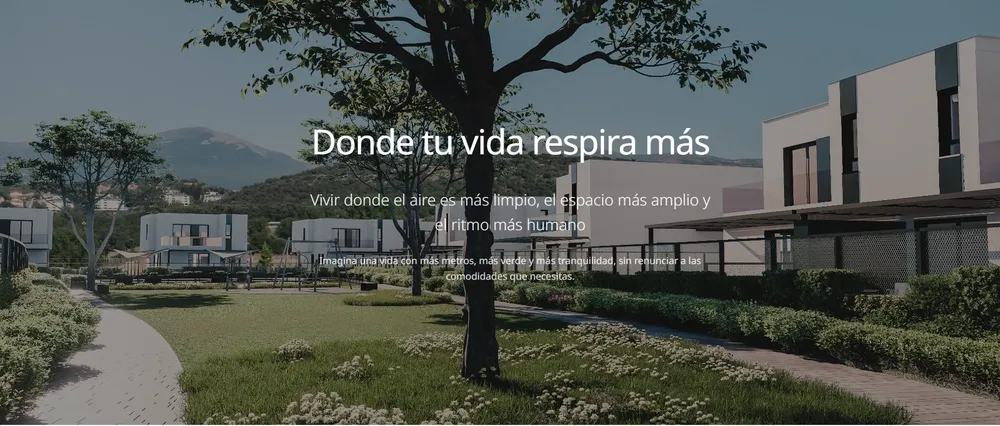
#> input picture proyectos-referencia/nevola-renders/captura-jardin-comun.webp, 1000 x 426 px, shrunk from 1857 x 792 before the run, found by its file name; its folder holds only this picture in this run
$ python limpia_renders.py
#> lines starting #> are read from the running program, lines starting #| are printed output that depends on the picture; after the words box and inside, x2 and y2 are one past the last pixel; in counts of white or black regions, pixels touching at a corner belong together
# Quita el velo oscuro y el texto de las capturas de nevolahomes.com.
# Relleno direccional: para cada píxel tapado por letra interpola en horizontal, vertical
# y en las dos diagonales entre los píxeles limpios más cercanos y elige la dirección
# cuyos extremos se parecen más (respeta aristas rectas de fachada y carpinterías).
import cv2, numpy as np, sys
def run(src, dst):
#> called with dst = 'web/site/render/img/jardin-comun.jpg'
    im = cv2.imread(src).astype(np.float32)
    mask = cv2.dilate((im.max(2) > 150).astype(np.uint8), np.ones((3,3),np.uint8), iterations=2).astype(bool)
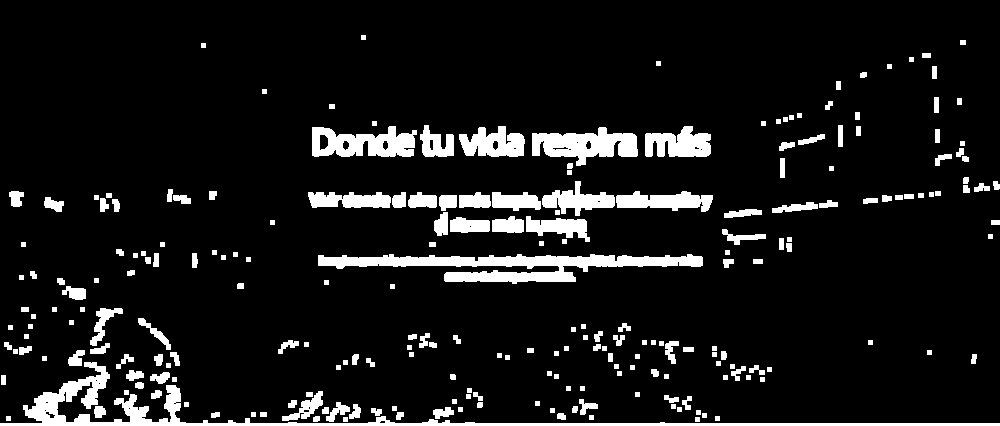
#> mask: shape (426, 1000) bool; 9.3% white; 234 white regions, largest, box (x1, y1, x2, y2) and area: (0, 362, 1000, 426) 6271, (318, 254, 703, 284) 5192, (532, 127, 638, 166) 2395
    lit = np.clip(im / 0.6, 0, 255)
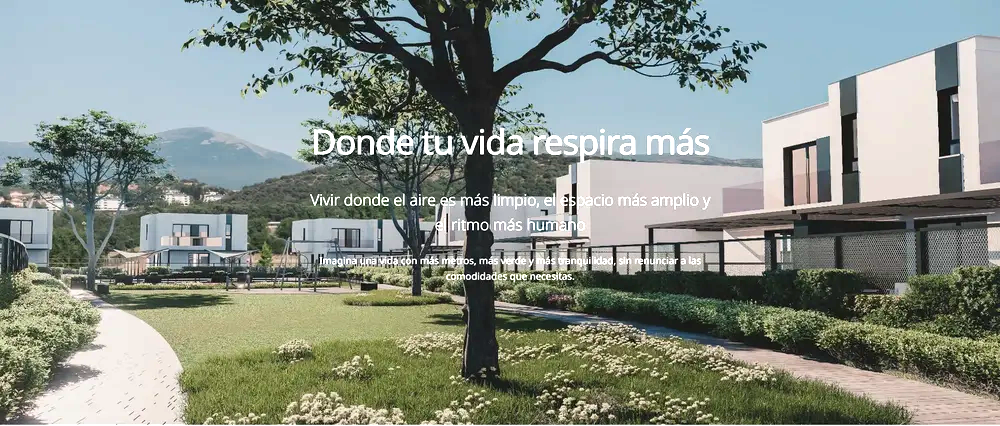
#> lit: shape (426, 1000, 3) float32; mean B, G, R 134, 142.9, 134.6
    H, W = mask.shape
#> H = 426; W = 1000
    ys, xs = np.nonzero(mask)
    best = np.full(len(ys), 1e9); val = np.zeros((len(ys),3))
    for dy, dx in [(0,1),(1,0),(1,1),(1,-1)]:
        # distancia hasta el primer píxel limpio en +d y en -d
        def walk(sy, sx):
#> called with sy = 0, sx = 1
            cy, cx = ys.copy(), xs.copy(); n = np.zeros(len(ys), int)
            alive = np.ones(len(ys), bool)
            for step in range(60):
                ny, nx = cy + sy*alive, cx + sx*alive
                ok = (ny>=0)&(ny<H)&(nx>=0)&(nx<W)
                ny = np.clip(ny,0,H-1); nx = np.clip(nx,0,W-1)
                cy, cx = np.where(alive, ny, cy), np.where(alive, nx, cx)
                n += alive
                alive = alive & ok & mask[cy, cx]
                if not alive.any(): break
            good = ~mask[cy, cx]
            return cy, cx, n, good
        ay, ax, na, ga = walk(dy, dx); by, bx, nb, gb = walk(-dy, -dx)
        A, B = lit[ay, ax], lit[by, bx]
        t = (nb / (na + nb))[:, None]
        v = B*(1-t) + A*t
        cost = np.abs(A-B).sum(1) + 0.4*(na+nb)
        cost[~(ga & gb)] = 1e8
        upd = cost < best
        best[upd] = cost[upd]; val[upd] = v[upd]
    out = lit.copy(); out[ys, xs] = val
#> after `out[ys, xs] = val`:
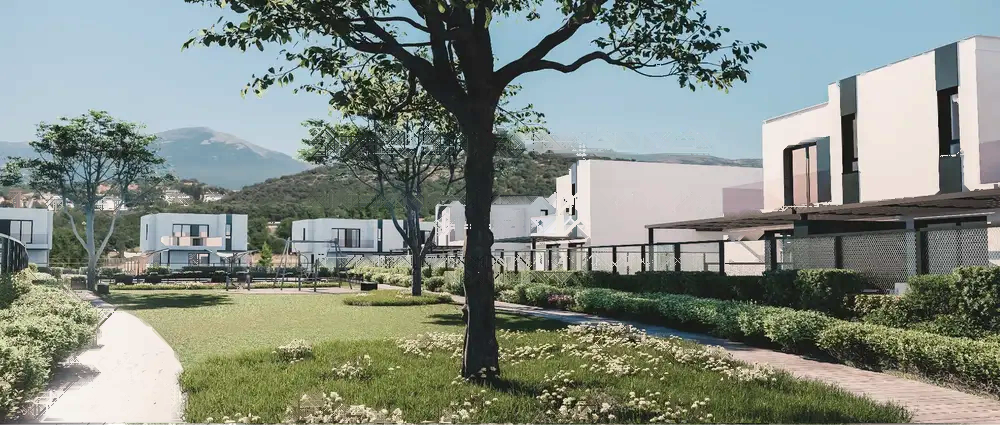
#> out: shape (426, 1000, 3) float32; 8.87% of pixels changed, all inside (x1, y1, x2, y2) = (0, 35, 1000, 425)
    out = out.astype(np.uint8)
    # suaviza solo lo reparado
    m = cv2.GaussianBlur(mask.astype(np.float32), (5,5), 0)[...,None]
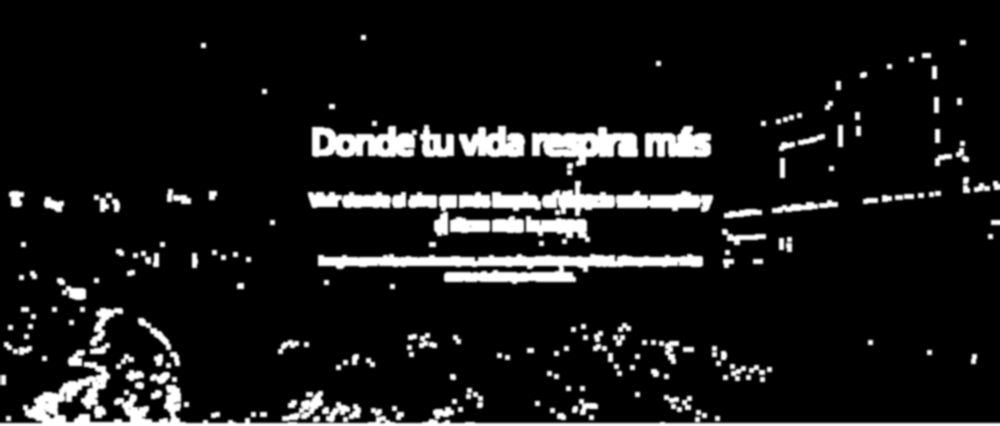
#> m: shape (426, 1000, 1) float32; min 0, max 1, mean 0.0926
    sm = cv2.medianBlur(out, 3)
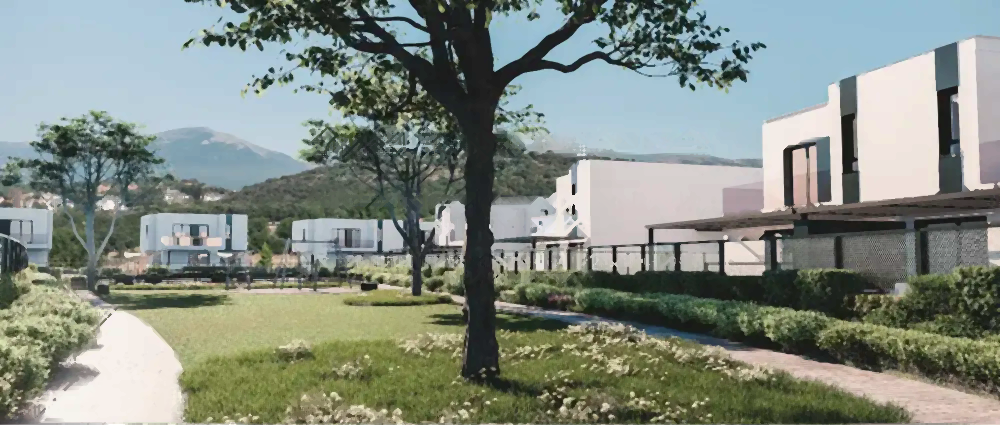
#> sm: shape (426, 1000, 3); mean B, G, R 130.6, 139.6, 131.1
    out = (out*(1-m*0.6) + sm*(m*0.6)).astype(np.uint8)
    cv2.imwrite(dst, out, [cv2.IMWRITE_JPEG_QUALITY, 86])

# Uso (desde la raíz del repo): python3 herramientas/render/limpia_renders.py
# Lee las capturas de proyectos-referencia/nevola-renders/ y deja los renders limpios en web/site/render/img/
# Necesita: pip install opencv-python-headless
import os
SRC, DST = 'proyectos-referencia/nevola-renders', 'web/site/render/img'
for f in sorted(os.listdir(SRC)):
    if f.startswith('captura-') and f.endswith('.webp') and not f.endswith('-b.webp'):
        run(os.path.join(SRC, f), os.path.join(DST, f[len('captura-'):-5] + '.jpg'))
        print('ok', f)

$ run again, on proyectos-referencia/nevola-renders/captura-vivienda-jardin.webp
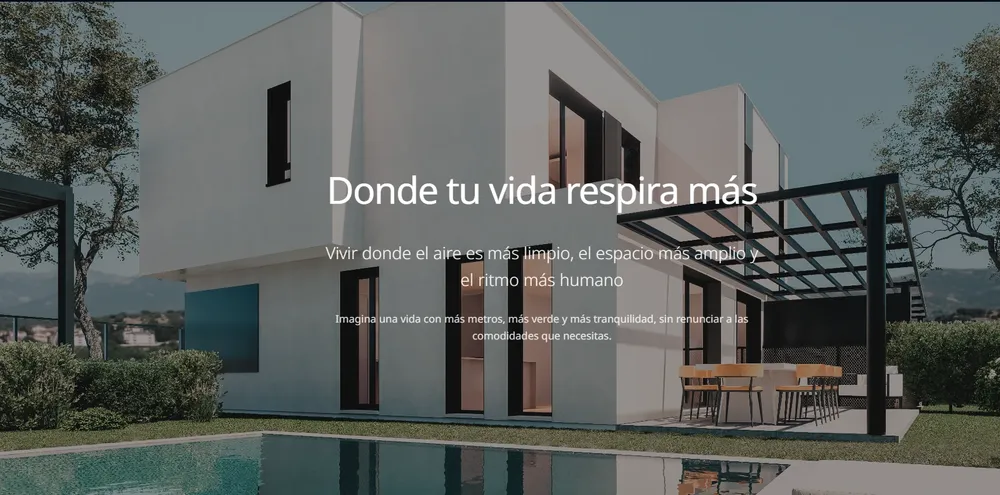
#> input picture proyectos-referencia/nevola-renders/captura-vivienda-jardin.webp, 1000 x 495 px, shrunk from 1717 x 850 before the run, found by its file name
#> mask: shape (495, 1000) bool; 8.4% white; 214 white regions (1 under 20 px), largest, box (x1, y1, x2, y2) and area: (334, 280, 750, 347) 4788, (565, 174, 680, 216) 3041, (688, 91, 780, 233) 2655
#> in run, `out[ys, xs] = val`:
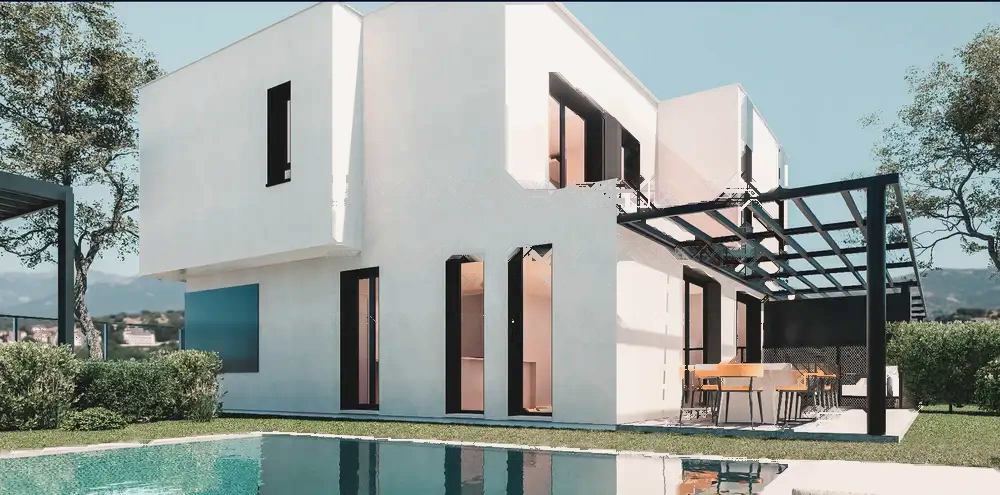
#> out: shape (495, 1000, 3) float32; mean B, G, R 153.1, 157.1, 149.1
#> in run, `m = cv2.GaussianBlur(mask.astype(np.float32), (5,5), 0)[...,None]`:
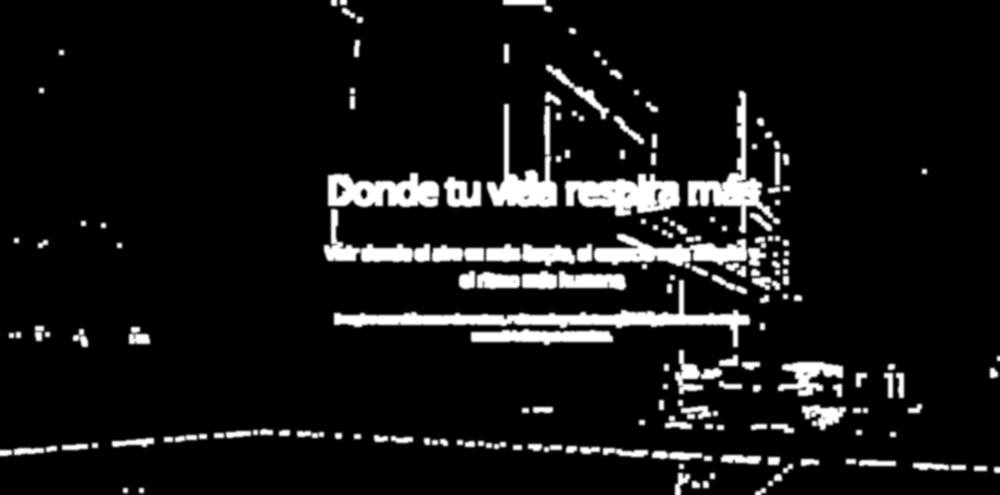
#> m: shape (495, 1000, 1) float32; min 0, max 1, mean 0.0838
